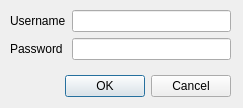
<?xml version="1.0" encoding="UTF-8"?>
<ui version="4.0">
 <class>LoginDialog</class>
 <widget class="QDialog" name="LoginDialog">
  <property name="geometry">
   <rect>
    <x>0</x>
    <y>0</y>
    <width>243</width>
    <height>108</height>
   </rect>
  </property>
  <property name="windowTitle">
   <string>Login to Pythonthusiast</string>
  </property>
  <widget class="QDialogButtonBox" name="buttonBox">
   <property name="geometry">
    <rect>
     <x>10</x>
     <y>70</y>
     <width>221</width>
     <height>32</height>
    </rect>
   </property>
   <property name="orientation">
    <enum>Qt::Horizontal</enum>
   </property>
   <property name="standardButtons">
    <set>QDialogButtonBox::Cancel|QDialogButtonBox::Ok</set>
   </property>
  </widget>
  <widget class="QWidget" name="formLayoutWidget">
   <property name="geometry">
    <rect>
     <x>10</x>
     <y>10</y>
     <width>221</width>
     <height>54</height>
    </rect>
   </property>
   <layout class="QFormLayout" name="formLayout">
    <item row="0" column="0">
     <widget class="QLabel" name="usernameLabel">
      <property name="text">
       <string>Username</string>
      </property>
     </widget>
    </item>
    <item row="0" column="1">
     <widget class="QLineEdit" name="txtUsername"/>
    </item>
    <item row="1" column="0">
     <widget class="QLabel" name="passwordLabel">
      <property name="text">
       <string>Password</string>
      </property>
     </widget>
    </item>
    <item row="1" column="1">
     <widget class="QLineEdit" name="txtPassword">
      <property name="echoMode">
       <enum>QLineEdit::Password</enum>
      </property>
     </widget>
    </item>
   </layout>
  </widget>
 </widget>
 <resources/>
 <connections>
  <connection>
   <sender>buttonBox</sender>
   <signal>accepted()</signal>
   <receiver>LoginDialog</receiver>
   <slot>accept()</slot>
   <hints>
    <hint type="sourcelabel">
     <x>248</x>
     <y>254</y>
    </hint>
    <hint type="destinationlabel">
     <x>157</x>
     <y>274</y>
    </hint>
   </hints>
  </connection>
  <connection>
   <sender>buttonBox</sender>
   <signal>rejected()</signal>
   <receiver>LoginDialog</receiver>
   <slot>reject()</slot>
   <hints>
    <hint type="sourcelabel">
     <x>316</x>
     <y>260</y>
    </hint>
    <hint type="destinationlabel">
     <x>286</x>
     <y>274</y>
    </hint>
   </hints>
  </connection>
 </connections>
</ui>
